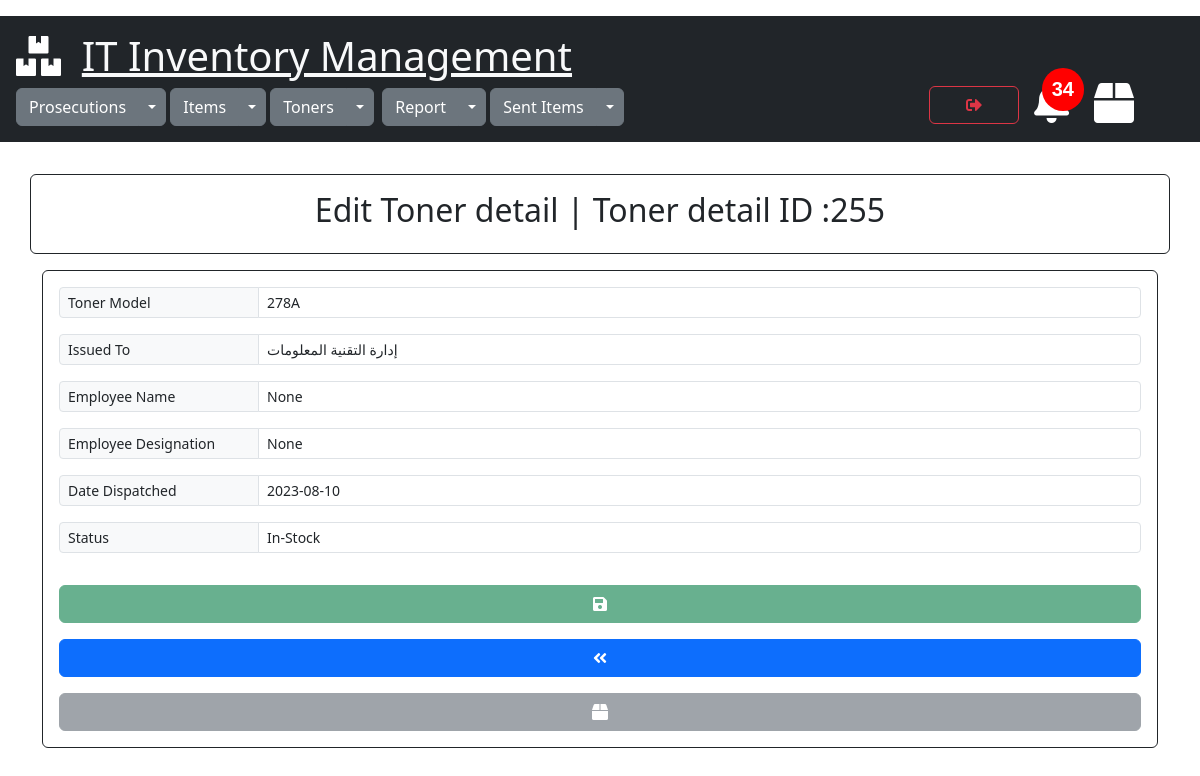
/toners/edit_tonerdetails_form/255 (signed in), run on an earlier commit of the app's database.
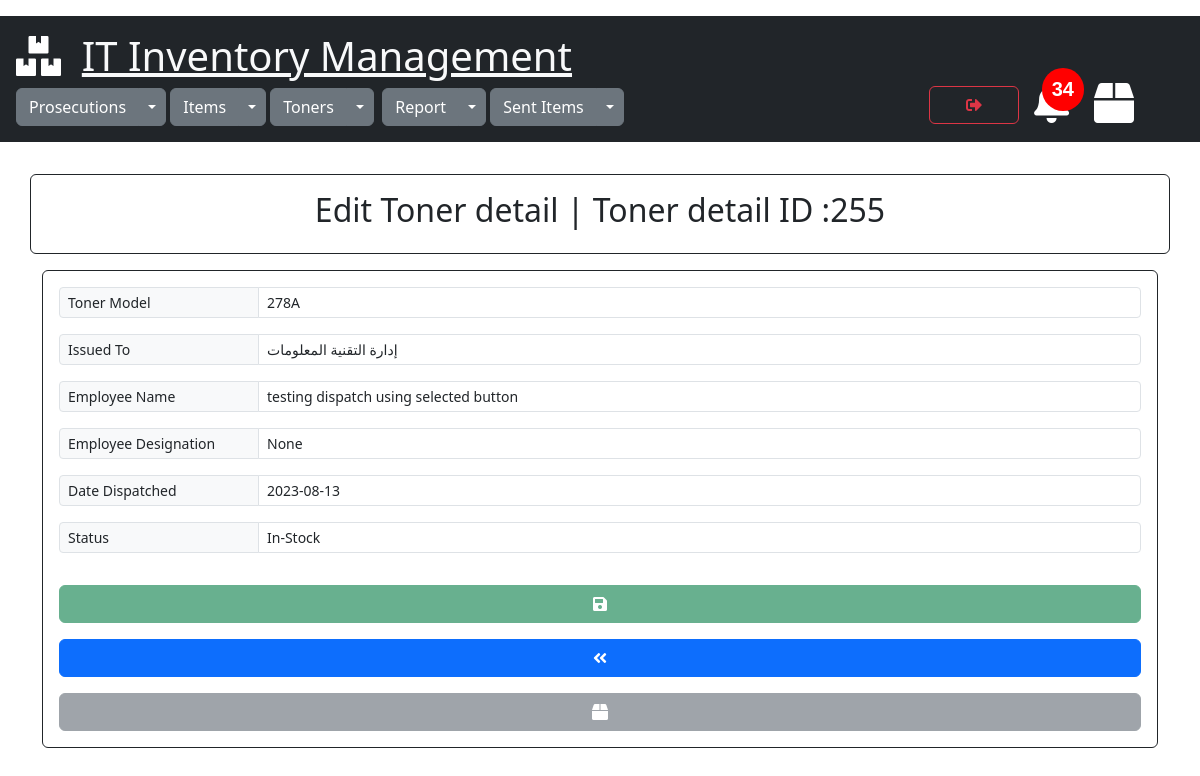
And on a later commit of the database.
### toners/models.py (models this page shows)
class TonerDetails(models.Model):
    STATUS = [
        ('In-Stock', 'In-Stock'),
        ('Out-of-Stock', 'Out-of-Stock'),
    ]
    toner_model = models.ForeignKey(Toners,on_delete=models.CASCADE)
    status = models.CharField(max_length=30,default='In-Stock',choices=STATUS)
    issued_to = models.ForeignKey(Prosecutions, on_delete=models.CASCADE,default="31")
    employee_name = models.CharField(max_length=300,null=True)
    employee_designation = models.CharField(max_length=300,null=True)
    created=models.DateTimeField(default=timezone.now)
    date_dispatched=models.DateTimeField(default=timezone.now)
    cart_item = GenericRelation(CartItem, related_query_name='tonerdetails',on_delete=models.CASCADE)
    class Meta:
        ordering = ['-date_dispatched']

class Toners(models.Model):
    toner_model = models.CharField(max_length=100,null=True)
    toner_printer = models.ForeignKey(Items,on_delete=models.CASCADE)
    total_qty = models.PositiveIntegerField(default=0,null=True)
    remaining_qty = models.PositiveIntegerField(default=0,null=True)
    created=models.DateTimeField(default=timezone.now)
    objects = models.Manager()

### prosecutions/models.py (models this page shows)
class Prosecutions(models.Model):
    name = models.CharField(max_length=255)
    location = models.CharField(max_length=300,default="none")
    created = models.DateTimeField(default=timezone.now)

### toners/views.py (the view)
# urls.py: path('edit_tonerdetails_form/<int:id>', views.edit_tonerdetails_form, name='edit_tonerdetails_form'),
@cache_control(no_cache=True, must_revalidate=True,no_store=True)
@login_required(login_url="login")
def edit_tonerdetails_form(request, id):
    prosecutions = Prosecutions.objects.all()
    toners = Toners.objects.all()
    detail = TonerDetails.objects.get(id=id)
    data_calc_cart_total = calc_cart_total(request)
    cart_total = data_calc_cart_total['cart_total']
    data_calc_toner_stock_alert = calc_toner_stock_alert(request)
    toner_stock_alert = data_calc_toner_stock_alert['toner_stock_alert_count']
    toner_under_fifteen = data_calc_toner_stock_alert['tonerstock']
    cartitem = CartItem.objects.all()
    joined_ids = [(o.object_id, o.content_type_id) for o in cartitem]
    tonerdetails_content_type = ContentType.objects.get(app_label='toners', model='tonerdetails')
    content_type_id = tonerdetails_content_type.id
    joined_ids = json.dumps(joined_ids)
    context = {"total": cart_total, "detail": detail, "toners": toners, "prosecutions": prosecutions,"joined_ids":joined_ids,
                "status": TonerDetails.STATUS,"content_type_id":content_type_id,"toner_stock_alert":toner_stock_alert,"toner_under_fifteen":toner_under_fifteen}
    return render(request, 'edit_tonerdetails_form.html',context)

### sent_items/utils.py (called while the page is built)
def get_total_cart_items(cart):
    cartitem = cart.cartitem_set.filter(selected=False, dispatched=False)
    total = cartitem.count()
    return total

def calc_cart_total(request):
    customer, created = Customer.objects.get_or_create(user=request.user)
    cart, created = Cart.objects.get_or_create(customer=customer, complete=False)
    items_in_cart = cart.cartitem_set.filter(selected=False, dispatched=False)
    cart_total = get_total_cart_items(cart)
    return {'cart_total':cart_total,'user_cart':cart,'items_in_cart':items_in_cart}

### toners/utils.py (called while the page is built)
def calc_toner_stock_alert(request):
    tonerstock=Toners.objects.filter(remaining_qty__lte=15)
    toner_stock_alert_count=tonerstock.count()
    return {"toner_stock_alert_count":toner_stock_alert_count,"tonerstock":tonerstock }

### toners/templates/edit_tonerdetails_form.html (shortened to what this page needs)
{% extends 'mainpage.html' %}
{% block content %}
<div class="container">
    <div class="row">
        <div class="card card-body border-dark mt-3">
            <span class="text-center"><h2>Edit Toner detail | Toner detail ID :{{ detail.id }} </h2></span>
        </div>
    </div>
    <form role="form" action="edit_tonerdetails_save" method="post" class="card p-3 border-dark mt-3">
        <div class="input-group input-group-sm mb-3">
        <label class="input-group-text side-label">Toner Model </label>
            <select class="form-control selectpicker show-tick" name="toner_model" id="toner_model" data-live-search="true"  data-dropup-auto="false">
                {% for toner in toners %}
                <option value="{{toner.id}}" {% if toner.id == detail.toner_model.id %} selected {% endif %}>
                    {{toner.toner_model}}</option>
                {% endfor %}
            </select>
        </div>
        <div class="input-group input-group-sm mb-3">
          <label class="input-group-text side-label">Issued To </label>
            <select class="form-control selectpicker show-tick" name="issued_to" id="issued_to" data-live-search="true"  data-dropup-auto="false">
                {% for prosecution in prosecutions %}
                <option value="{{prosecution.id}}" {% if prosecution.id == detail.issued_to.id %} selected {% endif %}>
                    {{prosecution.name}}</option>
                {% endfor %}
            </select>
        </div>
        <div class="input-group input-group-sm mb-3">
            <label class="input-group-text side-label">Employee Name </label>
            <input type="text" class="form-control" placeholder="enter employee name" name="employee_name" id="employee_name"
                         value="{{detail.employee_name}}">
        </div>
        <div class="input-group input-group-sm mb-3">
            <label class="input-group-text side-label">Employee Designation </label>
            <input type="text" class="form-control" placeholder="enter employee designation" name="employee_designation" id="employee_designation"
                       value="{{detail.employee_designation}}">
        </div>
        <div class="input-group input-group-sm mb-3">
            <label class="input-group-text side-label">Date Dispatched </label>
            <input type="text" class="form-control" name="date_dispatched" id="date_dispatched"
                       value="{{detail.date_dispatched.date|date:'Y-m-d'}}">
        </div>
        <div class="input-group input-group-sm mb-3">
            <label class="input-group-text side-label">Status</label>
               <select class="form-control" name="status" id="status">
                {% for x,y in status %}
                    <option value="{{x}}" {% if x == detail.status %} selected {% endif %}>{{ x }}</option>
                {% endfor %}
                </select>
        </div>
        <button type="submit" name="save" value="save" class="btn btn-success mt-3 btn-action-ETDF" disabled data-bs-toggle="tooltip" data-bs-placement="bottom" title="Save"><i class="fas fa-save"></i></button>
        <a href="{% url 'view_tonerdetails' id=detail.toner_model.id %}" id="btn-back2" class="btn btn-primary mt-3" data-bs-toggle="tooltip" data-bs-placement="bottom" title="Back"><i class="fas fa-angle-double-left"></i></a>
        <button type="submit" onclick="getCartData('{{detail.id}}','add')" data-detail="{{detail.id}}" data-action="add" class="btn btn-secondary mt-3 addtodispatch" enabled data-bs-toggle="tooltip" data-bs-placement="bottom" title="Save and Add To Dispatch"><i class="fas fa-box"></i></button>
    </form>
</div>
{% endblock %}

What changed in the data, as far as the page shows it:
changed TonerDetails "None": employee_name "None" → "testing dispatch using selected button"; date_dispatched "2023-08-10" → "2023-08-13"
